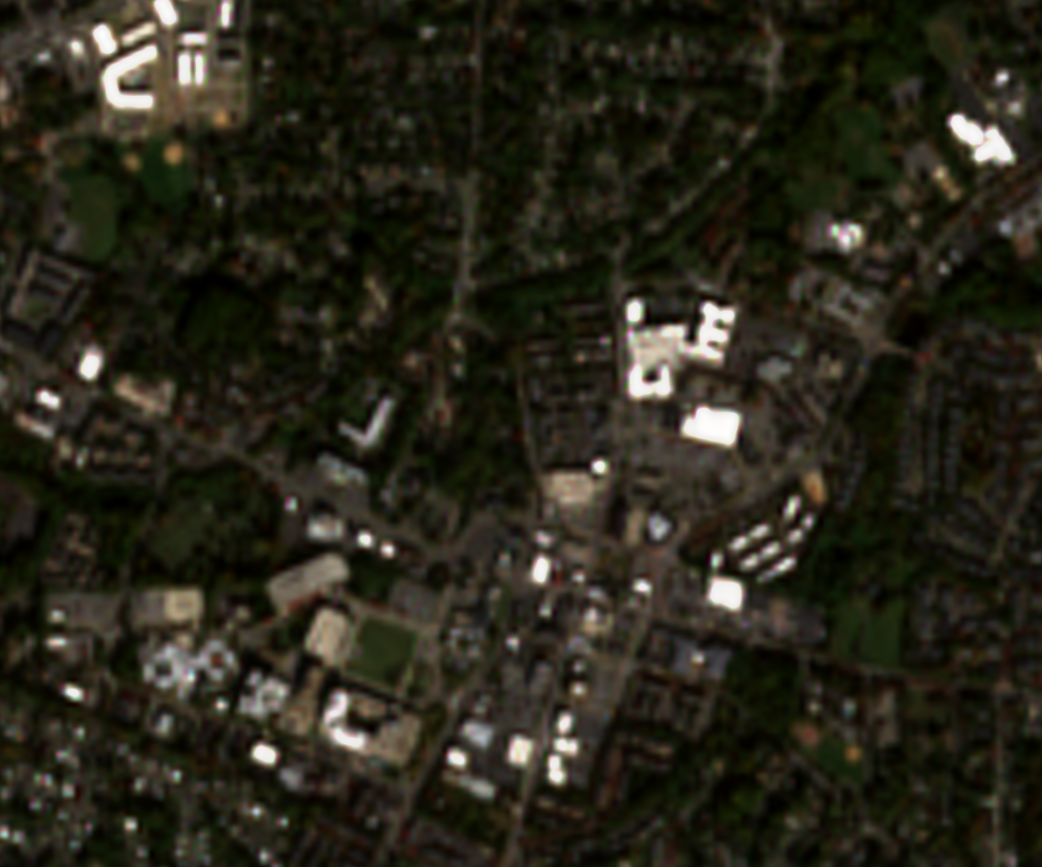
#> input picture notebooks/files/2023-10-25-00_00_2023-10-25-23_59_Sentinel-2_L2A_True_color.png, 1042 x 867 px
$ jupyter execute --allow-errors 10.01_intro_to_object_detection.ipynb   (shell and % lines are left out)
#> lines starting #> are read from the running program, lines starting #| are printed output that depends on the picture
## Intro to object detection

Today we will take our first look at object detection.

Our aim is to process an image, so that we can begin to extract and exploit the information embodied within it.

Some image processing algorithms can be extremely computational intensive, and therefore take a very long time to process.

Here, we will just cover a very basic approach as a first step, looking only at the Canny edge detector demo.

## What is an edge detector?

We can detect significant local changes in the image intensity, which generally suggest edges between two different objects.

Discontinuities in depth, surface orientation, scene illumination variations, and material properties changes lead to discontinuities in image brightness.

Thus, applying an edge detection algorithm enables us to filter out information, while retaining pixels of interest (e.g., for building outlines, roads etc.).

## What type of edge detection algorithms are available?

The approach is generally defined into two key categories:

- Traditional edge detection approaches
- Deep learning-based edge detection approaches

Here, we will only focus on traditional approaches, such as the Canny edge detector.

## Canny Edge Detector

The Canny Edge Detection algorithm is named after John Canny, as per his paper entitled "A Computational Approach to Edge Detection" in 1986.

It is one of the most widely used edge detection algorithms in today’s image processing applications.

Generally, the approach can produce smoother, thinner, and cleaner images than competitors (e.g., Sobel and Prewitt filters).

As per the image below, the steps involved are as follows:

- The input image is smoothed.
- A Sobel filter is applied to detect the edges of the image.
- Non-max suppression is then applied to local maximum pixels in the gradient direction (while suppressing the remaining).
- Thresholding is used to remove pixels below a certain threshold, retaining pixels above a certain threshold. This helps to remove edges potentially formed due to noise.
- Hysteresis tracking to make a pixel stronger if any of the 8 neighboring pixels are strong.

[cell 1]
from IPython.display import Image
Image("images/canny_ed.png")

## A simple example

First, we will need to install both `scikit-image` and `opencv`, which will be quite large, so may take a moment.

[cell 2]
# Example
# We need to use the functions provided by scikit-image
import sys

[cell 3]
# Example
# We need to use the functions provided by opencv
import sys

Next, we can import in our packages, and also load in a basic .png image for Old Town, Fairfax, as a demo.

[cell 4]
import cv2
from skimage.metrics import mean_squared_error,peak_signal_noise_ratio,structural_similarity
import matplotlib.pyplot as plt

# File path
img_path = 'files/2023-10-25-00_00_2023-10-25-23_59_Sentinel-2_L2A_True_color.png'

# Reading the image
image = cv2.imread(img_path)
#> image is the input picture: shape (867, 1042, 3); mean B, G, R 26.4, 38.6, 40.9
image

Next, we will first greyscale the image, and then secondly apply Gaussian blurring.

[cell 5]
# Convert the image to grayscale
gray = cv2.cvtColor(image, cv2.COLOR_BGR2GRAY)
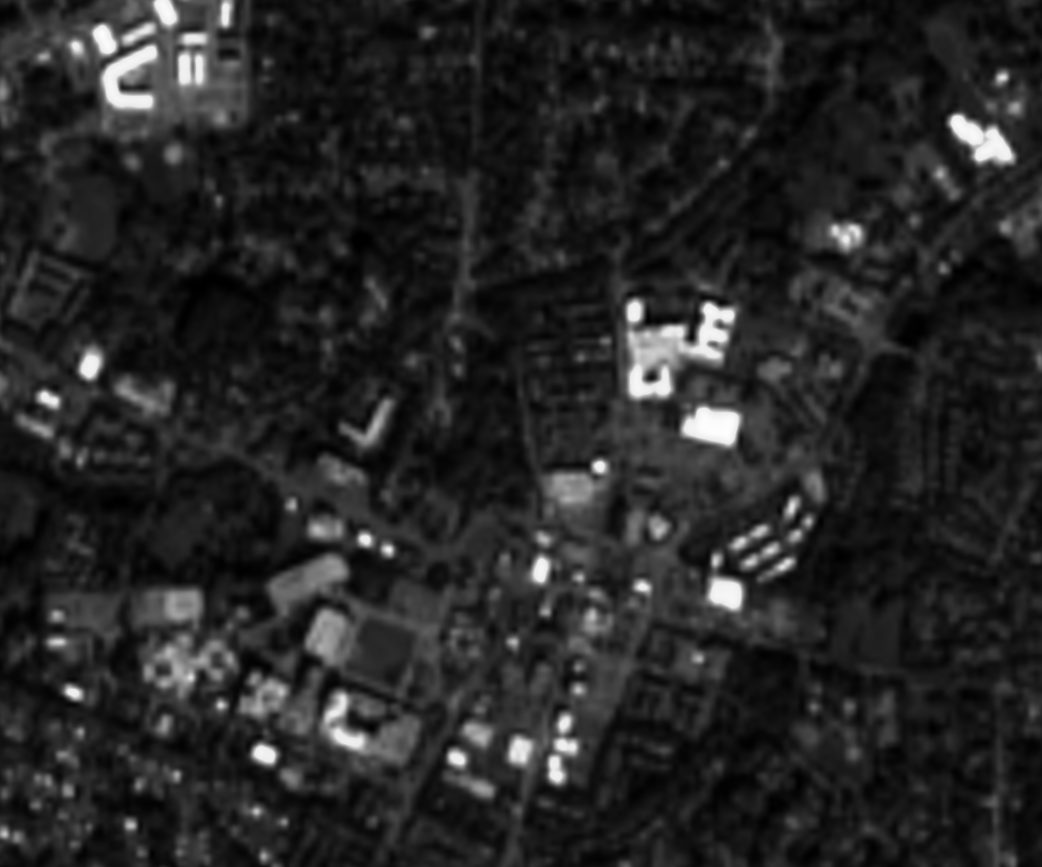
#> gray: shape (867, 1042); min 0, max 254, mean 37.9
# Blur the image
blurred = cv2.GaussianBlur(gray, (5, 5), 0)
blurred

Finally, we can utilize the `cv2` function `Canny`, which applies the edge detection algorithm to our image.

[cell 6]
# Perform the canny operator
canny = cv2.Canny(blurred, 30, 150)
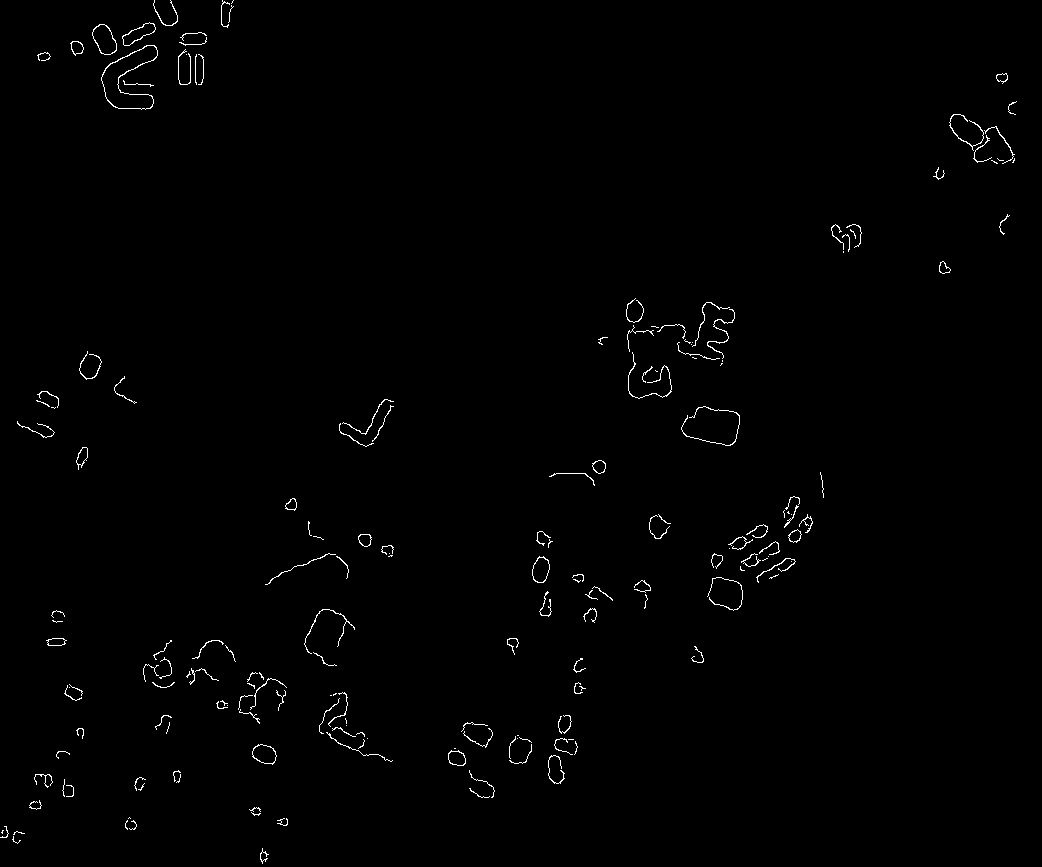
#> canny: shape (867, 1042); 0.77% white in thin lines or dots
canny
